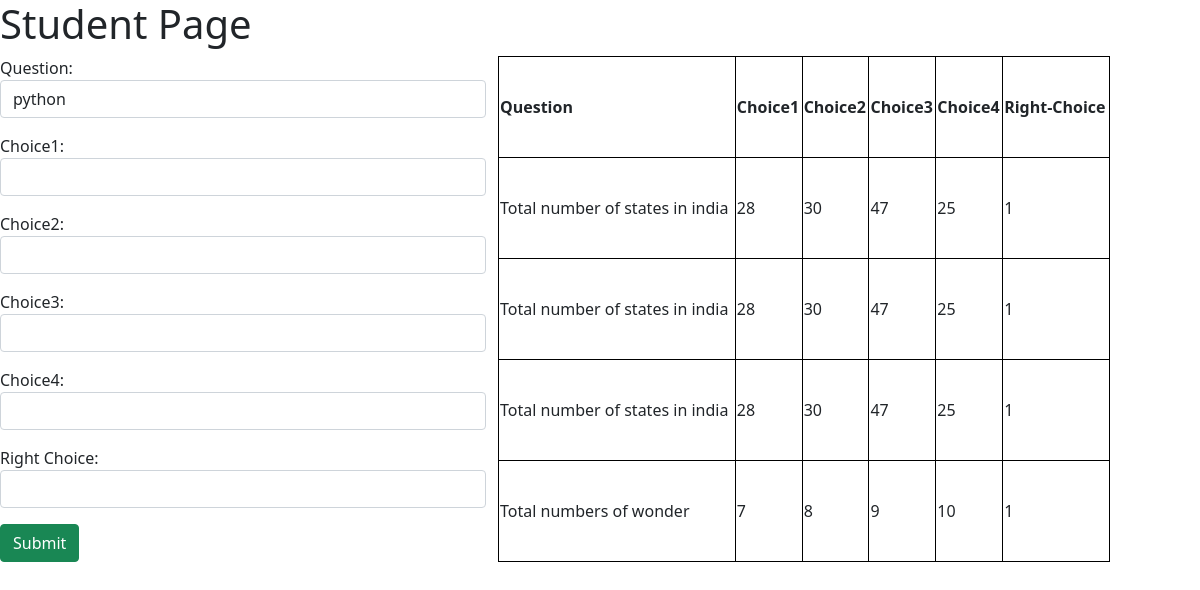
The page / on the database its author committed.
### enroll/models.py (models this page shows)
class Student(models.Model):
    Question=models.CharField(default='python',max_length=100)
    Choice1=models.IntegerField()
    Choice2=models.IntegerField()
    Choice3=models.IntegerField()
    Choice4=models.IntegerField()
    Right_Choice=models.IntegerField()

### enroll/views.py (the view)
# urls.py: path('',views.add_show),
def add_show(request):
    if request.method=='POST':
        fm=StudentRegistration(request.POST)
        if fm.is_valid():
            fm.save()
            fm=StudentRegistration()
    else:
       fm=StudentRegistration()
    stud=Student.objects.all()
    return render(request,'enroll/studentdetails.html',{'form':fm,'stu':stud})

### enroll/forms.py
class StudentRegistration(forms.ModelForm):
    class Meta:
        model=Student
        fields=['Question','Choice1','Choice2','Choice3','Choice4','Right_Choice']
        widgets={
        'Question':forms.TextInput(attrs={'class':'form-control'}),
        'Choice1':forms.TextInput(attrs={'class':'form-control'}),
        'Choice2':forms.TextInput(attrs={'class':'form-control'}),
        'Choice3':forms.TextInput(attrs={'class':'form-control'}),
        'Choice4':forms.TextInput(attrs={'class':'form-control'}),
        'Right_Choice':forms.TextInput(attrs={'class':'form-control'}),
        }

### enroll/templates/enroll/studentdetails.html (shortened to what this page needs)
<!DOCTYPE html>
{% load static %}
<html lang="en">
<head>
    <link rel="stylesheet" href="{% static 'enroll/css/bootstrap.css' %}">
</head>
<body>
    <h1>Student Page</h1>
    <div class="row">
        <div class="col-sm-5">
      <form action="" method="POST">
         {{form.as_p}}
         <input type="submit" class="btn btn-success" value="Submit">
      </form>
        </div>
    {% if stu %}
    <table class="col-sm-6">
        <tr>
            <th>Question</th>
            <th>Choice1</th>
            <th>Choice2</th>
            <th>Choice3</th>
            <th>Choice4</th>
            <th>Right-Choice</th>
        </tr>
        {% for st in stu %}
        <tr>
            <td>{{st.Question}}</td>
            <td>{{st.Choice1}}</td>
            <td>{{st.Choice2}}</td>
            <td>{{st.Choice3}}</td>
            <td>{{st.Choice4}}</td>
            <td>{{st.Right_Choice}}</td>
        </tr>
        {% endfor %}
    </table>
    {% endif %}
</body>
</html>

### enroll/templates/enroll/studentdetails.html (style rules this page uses)
th,td { border: 1px solid black; }

### rows shown on the page
Student: Question "Total number of states in india", Choice1 "28", Choice2 "30", Choice3 "47", Choice4 "25", Right_Choice "1"
Student: Question "Total number of states in india", Choice1 "28", Choice2 "30", Choice3 "47", Choice4 "25", Right_Choice "1"
Student: Question "Total number of states in india", Choice1 "28", Choice2 "30", Choice3 "47", Choice4 "25", Right_Choice "1"
Student: Question "Total numbers of wonder", Choice1 "7", Choice2 "8", Choice3 "9", Choice4 "10", Right_Choice "1"
